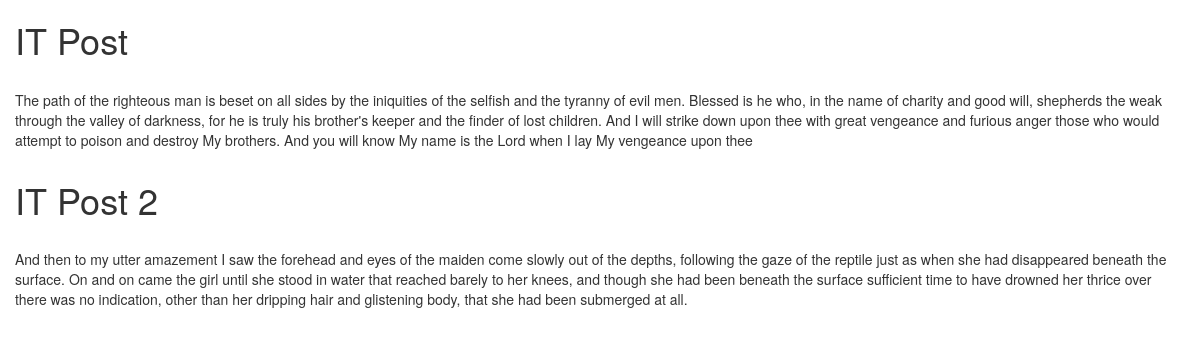
Screenshot of /departments/IT/ with the database file from the repository.
### core/models.py (models this page shows, shortened)
class Post(models.Model):
	department = models.ForeignKey(Department, on_delete=models.CASCADE)
	title = models.CharField(max_length=200)
	create_date = models.DateTimeField('date created')
	author = models.CharField(max_length=35)
	content = models.TextField('post content')

### core/views.py (the view)
# urls.py: url(r'^departments/(?P<name>[\w ]+)/$', views.department, name='detail'),
def department(request, name):
	dept = Department.objects.get(name=name).post_set.all()
	context = { 'posts': dept }
	return render(request, 'core/department.html', context)

### core/templates/core/department.html
{% extends "core/base.html" %}
{% block content %}
    {%for post in posts%}
    <div class="row">
        <h1>{{ post.title }}</h1><br />
        <p>{{ post.content }}</p>
    </div>
    {% endfor %}
{% endblock content %}

### rows the page displays
Post: title "IT Post", content "The path of the righteous man is beset on all sides by the iniquities of the selfish and the tyranny of evil men. Blessed is he who, in the name of charity and good will, shepherds the weak through the valley of darkness, for he is truly his brother's keeper and the finder of lost children. And I will strike down upon thee with great vengeance and furious anger those who would attempt to poison and destroy My brothers. And you will know My name is the Lord when I lay My vengeance upon thee"
Post: title "IT Post 2", content "And then to my utter amazement I saw the forehead and eyes of the maiden come slowly out of the depths, following the gaze of the reptile just as when she had disappeared beneath the surface. On and on came the girl until she stood in water that reached barely to her knees, and though she had been beneath the surface sufficient time to have drowned her thrice over there was no indication, other than her dripping hair and glistening body, that she had been submerged at all."
